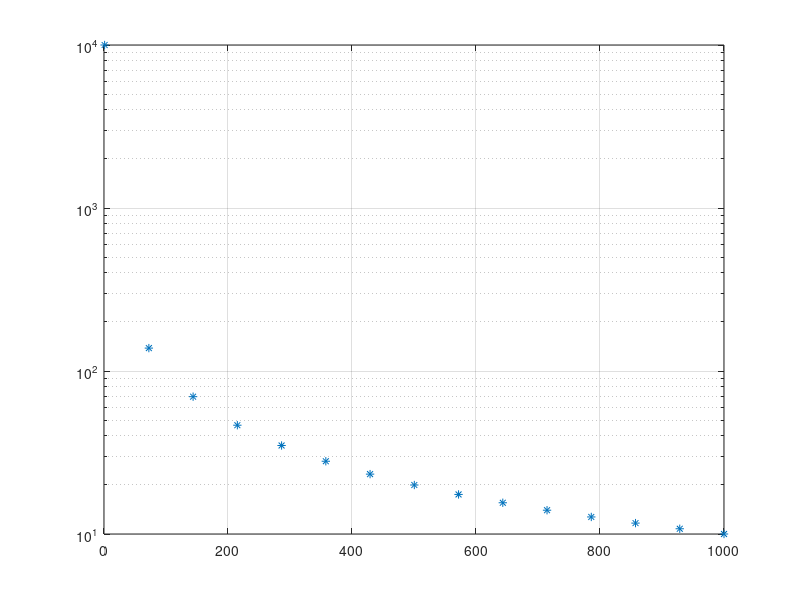

The MATLAB script that drew this image:
x = linspace(1,1000,15);
% create a set of x- coordinates
y = (1./x) * 10000;
% create a set of y- coordinates
semilogy(x,y,'*','MarkerFaceColor',[0 0.447 0.741])
% plot x and y in a log-linear plot
% specify the line style as '*'
% Specify the marker fill color as the RGB triplet [0 0.447 0.741]
grid on
% show the grid lines